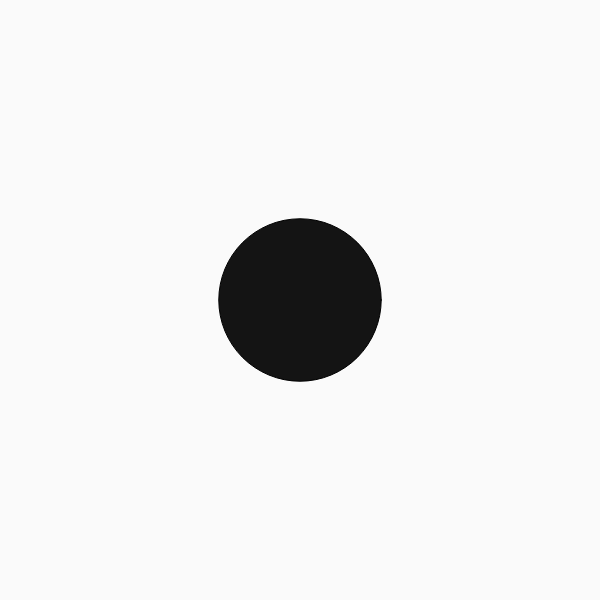
Frame 1 (no input)
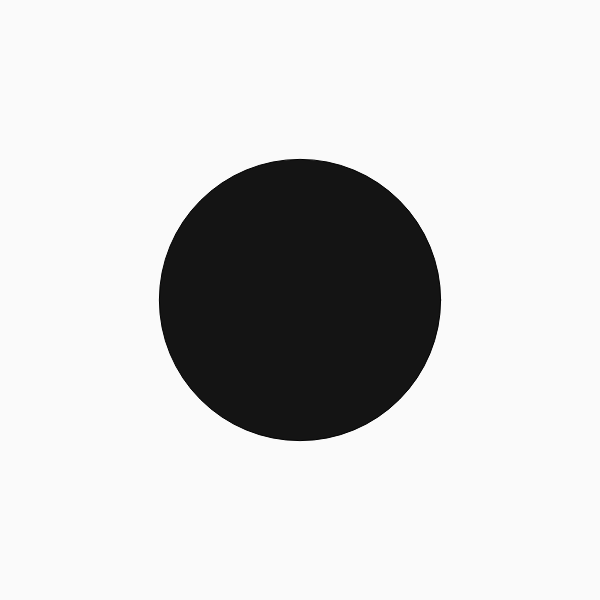
Frame 60 (no input)
Frame 120 (the mouse pressed at the canvas centre since frame 60): identical to frame 60, image omitted

The p5.js sketch that drew these frames (run headless with seeded random() and noise() and a simulated clock; from frame 60 on, the mouse is pressed at the canvas centre):

// p5.js sketch
// ── sketch.js
function setup() {
  createCanvas(600, 600);
}

function draw() {
  background(250);
  fill(20);
  translate(height * 0.5, height * 0.5);
  let angle = radians(frameCount);
  let size = map(sin(angle), -1, 1, 20, 300);
  ellipse(0, 0, size, size);
}
